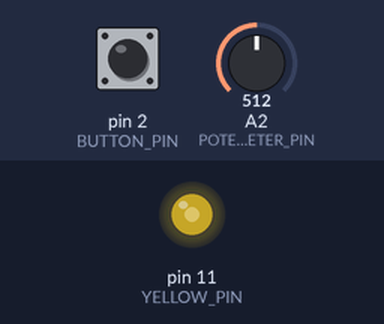
Recording of a sketch running on a simulated Arduino Uno, built with avr-gcc and run on an emulated ATmega328P. On the bench: output pins drawn as LEDs (lit = HIGH). The inputs (shaded band) are chosen by the test bench; at power-on: A2 (POTENTIOMETER_PIN) = 512, pin 2 (BUTTON_PIN) LOW.

Above: at 1.2 s.
1.3 s: A2 (POTENTIOMETER_PIN) set to 716
At 1.7 s:
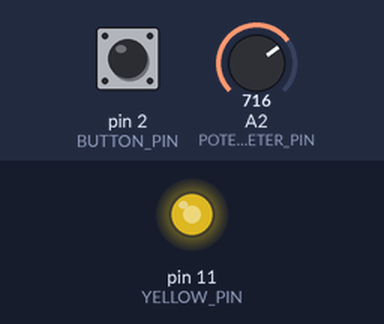
2.8 s: A2 (POTENTIOMETER_PIN) set to 900
At 4.0 s:
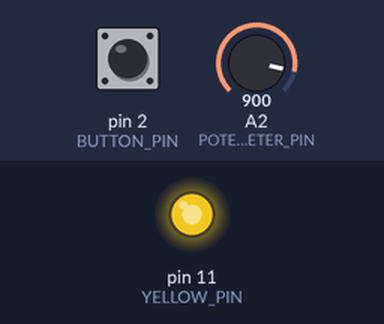
4.3 s: A2 (POTENTIOMETER_PIN) set to 122
At 5.2 s:
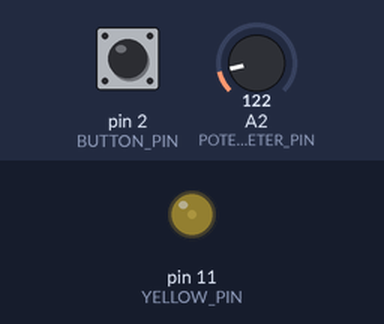
5.8 s: A2 (POTENTIOMETER_PIN) set to 0
At 6.3 s:
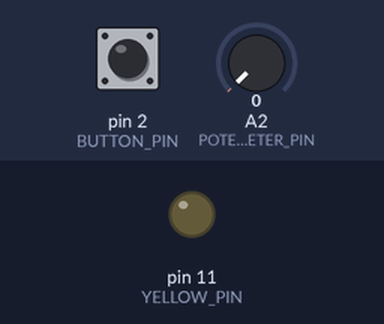
Timing chart, 0 to 8.3 s (numbered marks = the images above; inputs shaded):
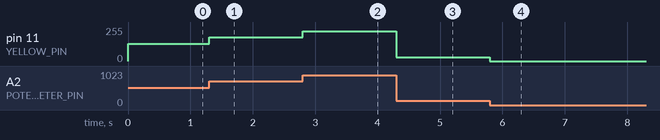

The sketch:

CircuitTimer2.ino
```cpp
#define RED_PIN 12
#define YELLOW_PIN 11
#define GREEN_PIN 10

#define POTENTIOMETER_PIN A2
#define BUTTON_PIN 2

#define OUTPUT_PIN_COUNT 3
#define INPUT_PIN_COUNT 2


unsigned long timeCounter = millis();
unsigned long timeIntervalSerialInput = 100;

int LEDState = LOW;

byte outputPins[OUTPUT_PIN_COUNT] = {RED_PIN, YELLOW_PIN, GREEN_PIN};
byte inputPins[INPUT_PIN_COUNT] = {POTENTIOMETER_PIN, BUTTON_PIN};

/**
 * @brief Set the LED output pins.
 *
 */
void setOutputPins() {
  for (byte outputPin : outputPins) {
    pinMode(outputPin, OUTPUT);
    pinMode(outputPin, LOW);
  }
}

/**
 * @brief Set the input pins.
 *
 */
void setInputPins() {
  for (byte inputPin : inputPins) {
    pinMode(inputPin, INPUT);
  }
}

/**
 * @brief This method is used to change the brightness of an
 * LED depending on the reading from the potentiometer.
 *
 */
void toggleLEDBrightness() {
  int potentiometer = analogRead(POTENTIOMETER_PIN);
  int pwm = potentiometer / 4;
  analogWrite(YELLOW_PIN, pwm);
}

/**
 * @brief This method is for turning on the Green LED when
 * the push button is pressed.
 *
 */
void blinkLEDWithPushButton() {
  if (digitalRead(BUTTON_PIN) == HIGH) {
    digitalWrite(GREEN_PIN, HIGH);
  }
  else {
    digitalWrite(GREEN_PIN, LOW);
  }
}

/**
 * @brief This method is for getting input from the user to change
 * the amount of time delay between turning the LED on or off.
 *
 */
void changeTimeDelayForLED() {
  unsigned long timeNow = millis();
  // get delay time from user if condition is met
  if (Serial.available() > 0) {
    int data = Serial.parseInt();
    if (data >= 100 && data <= 4000) {
      timeIntervalSerialInput = data;
    }
  }
  // add delay time specified by the user
  if (timeNow - timeCounter > timeIntervalSerialInput) {
    if (LEDState == LOW) {
      LEDState = HIGH;
    }
    else {
      LEDState = LOW;
    }
    digitalWrite(RED_PIN, LEDState);
    timeCounter += timeIntervalSerialInput;
  }
}

/**
 * @brief Set up serial and pins.
 *
 */
void setup() {
  Serial.begin(115200);
  Serial.setTimeout(10);
  setInputPins();
  setOutputPins();
}

/**
 * @brief This program is responsible for blinking the Red LED at a rate
 * specified by the user; control the brightness of the Yellow LED with the
 * potentiometer; and power on the Green LED when the push button is pressed.
 *
 */
void loop() {
  // blink LED depending on user input
  changeTimeDelayForLED();

  // set LED 2 (pin 11) brightness with potentiometer
  toggleLEDBrightness();

  // power on LED 3 when button is pressed
  blinkLEDWithPushButton();
}
```

Measured:
- after the input at 1.3 s, pin 11 (YELLOW_PIN): 128/255 → 179/255 at once
- after the input at 2.8 s, pin 11 (YELLOW_PIN): 179/255 → 225/255 at once
- after the input at 4.3 s, pin 11 (YELLOW_PIN): 225/255 → 30/255 at once
- after the input at 5.8 s, pin 11 (YELLOW_PIN): 30/255 → 0/255 at once
